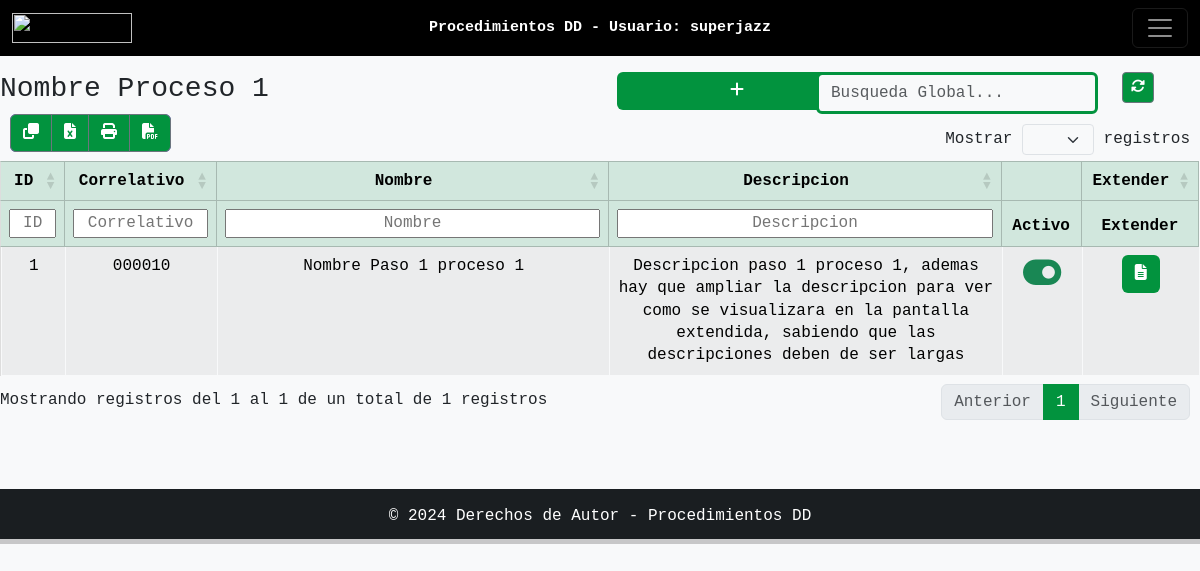
/proceso/1/detalles/ (signed in), run on the app's committed database.
### accounts/models.py (models this page shows, shortened)
class Usuario(AbstractUser):
    codigo_sala = models.CharField(max_length=6)
    nombre_sala = models.CharField(max_length=50)

### procesos/models.py (models this page shows, shortened)
class Proceso(TablaBase):
    codigo_proceso = models.CharField(max_length=50, blank=True)
    nombre_proceso = models.CharField(max_length=200)
    descripcion_proceso = models.TextField(blank=True)
    class Meta:
        verbose_name_plural = "Procesos"
        verbose_name = "Proceso"

class Detalle_Proceso(TablaBase):
    proceso = models.ForeignKey(Proceso,on_delete=models.PROTECT)
    correlativo = models.CharField(max_length=10, blank=True)
    nombre_detalle_proceso = models.CharField(max_length=200, blank=True)
    descripcion_detalle_proceso = models.TextField(blank=True)
    imagen = models.ImageField(upload_to='procesos/detalles/', blank=True, null=True)
    class Meta:
        verbose_name_plural = "Detalles de Proceso"
        verbose_name = "Detalle de Proceso"

### procesos/views.py (the view)
# urls.py: path('proceso/<int:parent_pk>/detalles/', views1.Detalle_ProcesoList.as_view(), name='detalle_proceso_listado'),
class Detalle_ProcesoList(LoginRequiredMixin, ListView):
    model = models1.Detalle_Proceso
    template_name = 'procesos/detalle_proceso_listado.html'
    context_object_name="detalles_proceso" # predeterminado es: object_list
    def get_queryset(self):
        parent_pk = self.kwargs['parent_pk']
        return models1.Detalle_Proceso.objects.filter(proceso__pk=parent_pk).order_by('correlativo')
    def get_context_data(self, **kwargs):
        context = super().get_context_data(**kwargs)
        parent_pk= self.kwargs['parent_pk']
        parent=models1.Proceso.objects.get(pk=parent_pk)
        context['parent_pk'] = parent_pk
        context['parent_name'] = parent.nombre_proceso
        return context

### procesos/templates/procesos/detalle_proceso_listado.html (shortened to what this page needs)
{% extends 'navegacion.html' %}
{% block content %}
<h1>Procedimientos DD</h1>
<div class="d-block mt-4">
  {% block search-outside %}
  <div class="row mt-2">
    <div class="col-6">
      <h3>{{parent_name}}</h3>
    </div>
    <div class="col-2">
      {% if perms.menu.detalle_proceso_adicionar %}
      <a href="{% url 'detalle_proceso_adicionar'  parent_pk=parent_pk %}" class="btn favestilo"
        style="background-color:#02933e;" title="Adicionar Detalle de Proceso"><i class="fas fa-plus"
          style="background-color:#02933e;"></i></a>
      {% endif %}
    </div>
    {% if perms.menu.detalle_proceso_listado %}
    <div class="col-3">
      <input class="form-control" type="search" id="search"
        style="border-style:solid; border-width:medium; border-color:#02933e" placeholder="Busqueda Global..."
        aria-label="Search">
    </div>
    <div class="col-1">
      <a href="{% url 'proceso_listado' %}"
        onclick="cambiarColorEncabezado('#0d6efd','{% url 'proceso_listado' %}'); return false;"
        class="btn btn-secondary btn-sm" style="background-color:#02933e;" title="Regresar a Listado de Procesos"><i
          class="fas fa-sync-alt" style="background-color:#02933e;"></i></a>
    </div>
    {% endif %}
  </div>
  {% endblock search-outside %}
</div>
{% if not detalles_proceso %}
<div class="alert alert-success">La tabla de Detalles de Proceso esta vacia</div>
{% else %}
<table class="table table-bordered table-striped" id="tabladatos" style="text-align:center;">
  <thead class="table-success">
    <tr>
      <th style="width: 5%; text-align:center">ID</th>
      <th style="width: 10%; text-align:center">Correlativo</th>
      <th style="width: 30%; text-align:center">Nombre</th>
      <th style="width: 30%; text-align:center">Descripcion</th>
      <th style="width: 5%; text-align:center">Activo</th>
      <th class="action-color" style="width: 5%; text-align:center">Extender</th>
    </tr>
  </thead>
  {% for detalle_proceso in detalles_proceso %}
  <tr>
    <td>{{ detalle_proceso.id }}</td>
    <td>{{ detalle_proceso.correlativo }}</td>
    <td>{{ detalle_proceso.nombre_detalle_proceso }}</td>
    <td>{{ detalle_proceso.descripcion_detalle_proceso }}</td>
    <td>
      {% if detalle_proceso.activo %}
      <i class="fa-solid fa-toggle-on text-success" style="font-size:34px"></i>
      {% else %}
      <i class="fa-solid fa-toggle-off text-secondary" style="font-size:34px"></i>
      {% endif %}
    </td>
    <td>
      {% if perms.menu.detalle_proceso_extender %}
      <a class="btn text-center" style="background-color:#02933e; color:white" title="Extender Detalle de Proceso"
        href="{% url 'detalle_proceso_extendido' parent_pk=parent_pk pk=detalle_proceso.pk %}"><i
          class="fa-solid fa-file-lines"></i></a>
      {% endif %}
    </td>
  </tr>
  {% endfor %}
</table>
<br><br>
{% endif %}
<br>
{% endblock content %}

### menu/templates/navegacion.html (shortened to what this page needs)
{% load static %}
<!DOCTYPE html>
<html lang="en">
<head>
  <link rel="stylesheet" href="{% static 'css/bootstrap/5.3.2/bootstrap.min.css' %}">
  <link rel="stylesheet" href="{% static 'css/fontawesomefree/css/fontawesome.min.css' %}">
  <link rel="stylesheet" href="{% static 'css/fontawesomefree/css/brands.min.css' %}">
  <link rel="stylesheet" href="{% static 'css/fontawesomefree/css/solid.min.css' %}">
  <link rel="stylesheet" href="{% static 'css/datatables/1.13.6/dataTables.bootstrap5.min.css' %}">
  <link rel="stylesheet" href="{% static 'css/datatables/1.13.6/buttons.bootstrap5.min.css' %}">
  <link rel="stylesheet" href="{% static 'css/datatables/1.13.6/fixedColumns.bootstrap5.min.css' %}">
  <link rel="stylesheet" href="{% static 'css/style.css' %}">
  <link rel="stylesheet" type="text/css" href="{% static 'css/sweetalert/sweetalert2.min.css' %}">
  <link rel="stylesheet" type="text/css" href="{% static 'css/sweetalert/custom-sweetalert2.css' %}">
  <link rel="stylesheet" type="text/css" href="{% static 'css/select2/select2.min.css' %}">
  <link rel="stylesheet" href="{% static 'css/datetimepicker/jquery.datetimepicker.min.css' %}">
</head>
<body>
  <div class="wrapper h-auto">
    <header class="d-block">
      <nav class="navbar navbar-dark bg-black fixed-top">
        <div class="container-fluid">
          <a class="navbar-brand" href="{% url 'home_view' %}">
            <img src="{% static 'img/logo.jpg' %}" width="120" height="30" class="d-inline-block align-top">
            <span class="badge position-absolute top-50 start-50 translate-middle nombre_aplicacion"
              id="nombre_aplicacion">Procedimientos DD
              -&nbsp;Usuario:&nbsp;{{ user.username }}</span>
          </a>
          <button class="navbar-toggler" id="menu_aplicacion" type="button" data-bs-toggle="offcanvas"
            data-bs-target="#offcanvasDarkNavbar" aria-controls="offcanvasDarkNavbar"
            onclick="inicializarColorMenu(); return false;">
            <span class="navbar-toggler-icon"></span>
          </button>
        </div>
      </nav>
    </header>
    {% block content %}{% endblock content %}
    <footer class="d-block bg-dark text-center text-lg-start" id="footer" style="color:#fff;">
      <div class="text-center p-3" style="background-color: rgba(0,0,0,0.2);">&copy; {% now "Y" %} Derechos de Autor -
        <span id="footer_aplicacion">Procedimientos DD</span>
      </div>
    </footer>
  </div>
</body>
</html>

### static/css/style.css (style rules this page uses)
.odd { background-color: #ffffff; }
html, body { height: 100%; margin: 10; }
.wrapper { min-height: 100%; margin-bottom: -50px; }
#footer, .push { height: 50px; }
.sorting_disabled { color: transparent !important; }
.action-color { color: transparent; }

### procesos/templates/procesos/detalle_proceso_listado.html (style rules this page uses)
.favestilo { color: white; background-color: #02933e; font-size: 100%; width: 240px; margin-left: 5px; }
body { --bs-body-font-family: var(--bs-font-monospace); --bs-body-line-height: 1.4; --bs-body-bg: var(--bs-gray-100); }
.table { --bs-table-color: var(--bs-gray-600); --bs-table-bg: var(--bs-gray-100); --bs-table-border-color: transparent; }

### data on the page
Usuario: username "superjazz"
Proceso: nombre_proceso "Nombre Proceso 1"
Detalle_Proceso: id "1", correlativo "000010", nombre_detalle_proceso "Nombre Paso 1 proceso 1", descripcion_detalle_proceso "Descripcion paso 1 proceso 1, ademas hay que ampliar la descripcion para ver como se visualizara en la pantalla extendida, sabiendo que las descripciones deben de ser largas", activo True (drawn)
